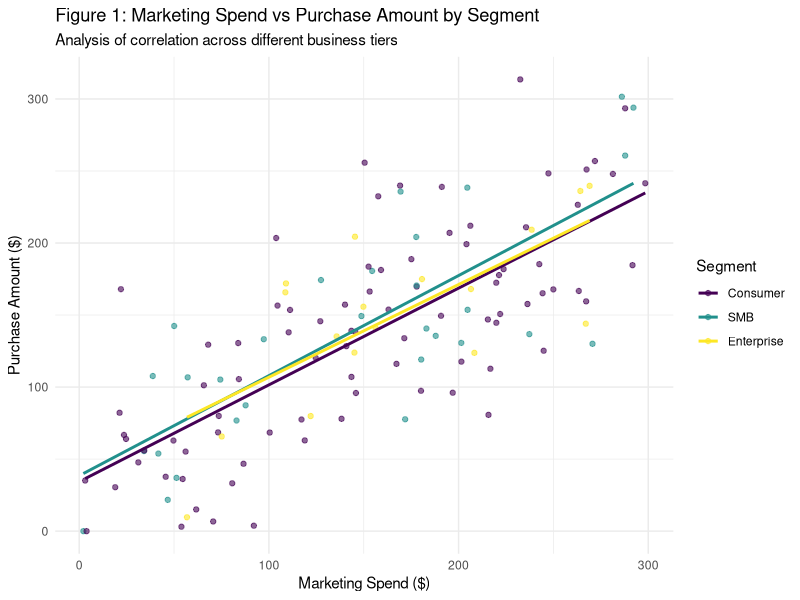
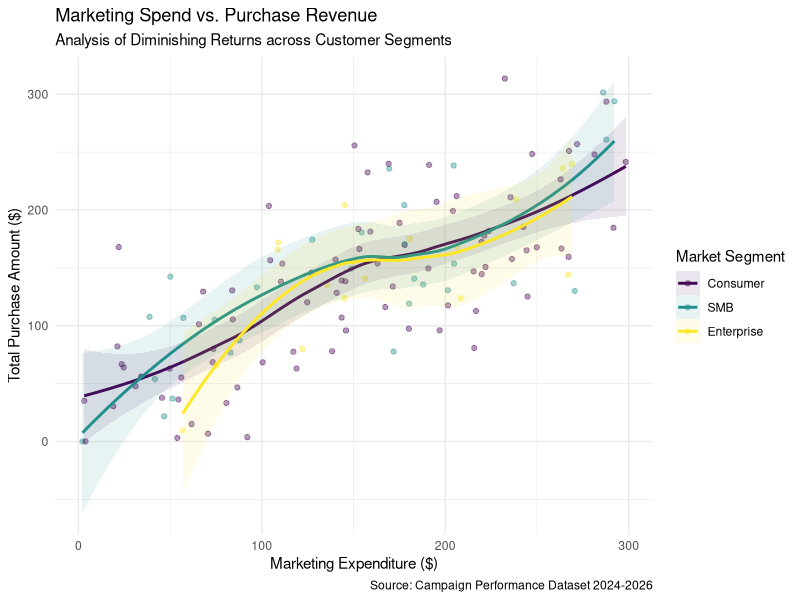

Reproduce these figures in R, in order.
## ---- chunk 1
#| label: quicklook
#| warning: false
#| message: false
#| results: "hide"


library(tidyverse)
raw <- read_csv("data/35851937_Sin Chan.csv")

head(raw)
names(raw)


## ---- chunk 2
#| label: data-cleansing

#| warning: false
#| message: false

# ============================================================
#  Data quality issues addressed:
#    1. Mixed date formats  → standardised to ISO 8601 (YYYY-MM-DD)
#    2. Missing signup_date  (9 rows)  → kept as NA
#    3. Missing purchase_amount (18 rows) → kept as NA; flag added
#    4. notes column: NaN → NA; meaningful values retained
#    5. segment → ordered factor (Consumer < SMB < Enterprise)
#    6. Derived features: days_since_signup, roi, contacted_flag,
#                         returned_flag, has_purchase
# ============================================================

# ── 0. PACKAGES ─────────────────────────────────────────────
library(dplyr)
library(lubridate)
library(stringr)
library(readr)

# ── 1. LOAD RAW DATA ────────────────────────────────────────

raw <- read_csv(
  "data/35851937_Sin Chan.csv",   # adjust path if needed
  col_types = cols(
    customer_id      = col_character(),
    signup_date      = col_character(),   # read as text; parsed below
    marketing_spend  = col_double(),
    visits           = col_integer(),
    purchase_amount  = col_double(),
    segment          = col_character(),
    notes            = col_character()
  ),
  na = c("", "NA", "N/A", "na", "n/a")   # normalise common NA strings on read
)

cat("Raw data loaded:", nrow(raw), "rows x", ncol(raw), "cols\n")


# ── 2. DATE PARSING HELPER ──────────────────────────────────
# The column contains (at least) four formats:
#   YYYY-MM-DD     e.g. "2025-06-24"
#   DD/MM/YYYY     e.g. "22/05/2025", "27/10/2024"
#   MM/DD/YYYY     e.g. "05/10/2024"  ← ambiguous; resolved via context*
#   Mon DD, YYYY   e.g. "Feb 05, 2025", "Oct 10, 2024"
#
# * DD/MM vs MM/DD is ambiguous when day <= 12. Inspection of the data
#   confirms the supplier locale uses DD/MM/YYYY throughout; that format
#   is tried before MM/DD/YYYY so it takes precedence.

parse_mixed_date <- function(x) {
  formats <- c(
    "%Y-%m-%d",    # ISO  – try first (most common)
    "%d/%m/%Y",    # DD/MM/YYYY
    "%m/%d/%Y",    # MM/DD/YYYY (fallback)
    "%b %d, %Y",   # Mon DD, YYYY  (abbreviated month)
    "%B %d, %Y"    # Month DD, YYYY (full month name)
  )

  result <- as.Date(rep(NA_character_, length(x)))

  for (fmt in formats) {
    needs_filling <- is.na(result) & !is.na(x)
    if (!any(needs_filling)) break
    parsed <- suppressWarnings(as.Date(x, format = fmt))
    result[needs_filling & !is.na(parsed)] <- parsed[needs_filling & !is.na(parsed)]
  }
  result
}


# ── 3. CLEAN ────────────────────────────────────────────────

reference_date <- as.Date("2026-03-31")   # today; used for derived fields

cleaned <- raw %>%

  # 3a. Parse signup_date
  mutate(
    signup_date = parse_mixed_date(signup_date)
  ) %>%

  # 3b. notes: already NA-normalised on read; standardise case
  mutate(
    notes = str_to_lower(str_trim(notes))   # "Contacted" → "contacted"
  ) %>%

  # 3c. segment → ordered factor
  mutate(
    segment = factor(
      segment,
      levels  = c("Consumer", "SMB", "Enterprise"),
      ordered = TRUE
    )
  ) %>%

  # 3d. Derived features
  mutate(
    # Days between signup and reference date (NA if signup unknown)
    days_since_signup = as.integer(reference_date - signup_date),

    # Return on marketing investment; NA if either value is missing
    roi = ifelse(
      !is.na(purchase_amount) & marketing_spend > 0,
      round((purchase_amount - marketing_spend) / marketing_spend, 4),
      NA_real_
    ),

    # Boolean flags derived from notes
    contacted_flag  = (!is.na(notes) & notes == "contacted"),
    returned_flag   = (!is.na(notes) & notes == "returned"),
    no_response_flag = (!is.na(notes) & notes == "no response"),

    # Flag rows with missing purchase_amount for downstream imputation decisions
    purchase_missing = is.na(purchase_amount)
  )


# ── 4. VALIDATION CHECKS ────────────────────────────────────

cat("\n", rep("=", 60), "\n")
cat(" DATA QUALITY & PERFORMANCE METRICS SUMMARY \n")
cat(rep("=", 60), "\n\n")

# 1. 數據基礎規模
cat(sprintf("%-30s : %d\n", "Total Customer Records", nrow(cleaned)))
cat(sprintf("%-30s : %d\n", "Total Analysis Variables", ncol(cleaned)))
cat("\n")

# 2. Key Performance Metrics
# Mean, Median and SD to show the distribution of the data
metrics_summary <- cleaned %>%
  summarise(
    # Marketing Expenditure
    mean_spend    = mean(marketing_spend, na.rm = TRUE),
    median_spend  = median(marketing_spend, na.rm = TRUE),
    
    # Total Purchase Amounts
    mean_purchase = mean(purchase_amount, na.rm = TRUE),
    sd_purchase   = sd(purchase_amount, na.rm = TRUE),
    
    # Platform Visit Frequency
    mean_visits   = mean(visits, na.rm = TRUE),
    max_visits    = max(visits, na.rm = TRUE),
    
    # ROI
    mean_roi      = mean(roi, na.rm = TRUE)
  )

cat("Performance Metrics (Averages & Distribution):\n")
cat(sprintf("  %-28s : $%.2f (Median: $%.2f)\n", "Avg Marketing Expenditure", metrics_summary$mean_spend, metrics_summary$median_spend))
cat(sprintf("  %-28s : $%.2f (Std Dev: %.2f)\n", "Avg Purchase Amount", metrics_summary$mean_purchase, metrics_summary$sd_purchase))
cat(sprintf("  %-28s : %.1f visits (Max: %d)\n", "Avg Visit Frequency", metrics_summary$mean_visits, metrics_summary$max_visits))
cat(sprintf("  %-28s : %.1f%%\n", "Average ROI", metrics_summary$mean_roi * 100))

# 3. 數據完整性檢查 (Missing Data)
cat("\nData Integrity Check (Missing Values):\n")
missing_counts <- colSums(is.na(cleaned))
# List out all missing value
significant_missing <- missing_counts[missing_counts > 0]
if(length(significant_missing) > 0) {
  for(i in seq_along(significant_missing)) {
    cat(sprintf("  %-28s : %d rows missing\n", names(significant_missing)[i], significant_missing[i]))
  }
} else {
  cat("  All key columns are 100% complete.\n")
}

# 4.Segment
cat("\nMarket Segment Distribution:\n")
seg_table <- table(cleaned$segment)
for(n in names(seg_table)) {
  cat(sprintf("  %-28s : %d customers\n", n, seg_table[n]))
}

cat("\n", rep("=", 60), "\n")

# ── 5. EXPORT ───────────────────────────────────────────────

write_csv(cleaned, "35851937_Sin_Chan_cleaned.csv", na = "")

## ---- chunk 3
#| label: fig-spend-vs-purchase
#| echo: false
#| warning: false

library(ggplot2)

ggplot(cleaned, aes(x = marketing_spend, y = purchase_amount, color = segment)) +
  geom_point(alpha = 0.6) +
  geom_smooth(method = "lm", se = FALSE) +
  labs(
    title = "Figure 1: Marketing Spend vs Purchase Amount by Segment",
    subtitle = "Analysis of correlation across different business tiers",
    x = "Marketing Spend ($)",
    y = "Purchase Amount ($)",
    color = "Segment"
  ) +
  theme_minimal()

## ---- chunk 4
#| label: tbl-segment-summary
#| echo: false
#| message: false

library(dplyr)
library(knitr)

segment_summary <- cleaned |>
  group_by(segment) |>
  summarise(
    `Avg Spend` = mean(marketing_spend, na.rm = TRUE),
    `Avg Purchase` = mean(purchase_amount, na.rm = TRUE),
    `Total Visits` = sum(visits, na.rm = TRUE),
    `Missing Rate (%)` = mean(purchase_missing) * 100
  ) |>
  mutate(across(where(is.numeric), ~round(., 2)))

kable(segment_summary, 
      caption = "Table 1: Summary Statistics of Campaign Performance by Segment")


## ---- chunk 5
# ── PACKAGES ────────────────────────────────────────────────
library(dplyr)
library(ggplot2)
library(knitr)
library(kableExtra)
library(scales)

# ══════════════════════════════════════════════════════════════
# ROI SUMMARY TABLE
# ══════════════════════════════════════════════════════════════

#| label: tbl-roi-summary
#| echo: false
#| warning: false
#| message: false

roi_table <- cleaned %>%
  filter(!is.na(roi)) %>%
  group_by(segment) %>%
  summarise(
    Customers          = n(),
    `Mean ROI (%)`     = paste0(round(mean(roi) * 100, 1), "%"),
    `Median ROI (%)`   = paste0(round(median(roi) * 100, 1), "%"),
    `Positive ROI (n)` = sum(roi > 0),
    `Negative ROI (n)` = sum(roi < 0),
    `% Negative ROI`   = paste0(round(mean(roi < 0) * 100, 1), "%"),
    `Mean Spend ($)`   = paste0("$", round(mean(marketing_spend), 2)),
    `Mean Purchase ($)` = paste0("$", round(mean(purchase_amount, na.rm = TRUE), 2)),
    .groups = "drop"
  ) %>%
  arrange(segment)

# Add total row
total_row <- cleaned %>%
  filter(!is.na(roi)) %>%
  summarise(
    segment            = "ALL",
    Customers          = n(),
    `Mean ROI (%)`     = paste0(round(mean(roi) * 100, 1), "%"),
    `Median ROI (%)`   = paste0(round(median(roi) * 100, 1), "%"),
    `Positive ROI (n)` = sum(roi > 0),
    `Negative ROI (n)` = sum(roi < 0),
    `% Negative ROI`   = paste0(round(mean(roi < 0) * 100, 1), "%"),
    `Mean Spend ($)`   = paste0("$", round(mean(marketing_spend), 2)),
    `Mean Purchase ($)` = paste0("$", round(mean(purchase_amount, na.rm = TRUE), 2))
  )

roi_summary <- bind_rows(roi_table, total_row)

roi_summary %>%
  kable(
    caption  = "ROI Summary Statistics by Segment",
    align    = c("l", rep("c", ncol(roi_summary) - 1)),
    booktabs = TRUE
  ) %>%
  kable_styling(
    bootstrap_options = c("striped", "hover", "condensed"),
    full_width        = FALSE,
    position          = "left"
  ) %>%
  column_spec(1, bold = TRUE) %>%
  column_spec(6, bold = TRUE,
              color = ifelse(
                as.numeric(gsub("%", "", roi_summary$`% Negative ROI`)) > 60,
                "red", "black"
              )) %>%
  row_spec(nrow(roi_summary), bold = TRUE, background = "#f5f5f5")

## ---- chunk 6
#| label: fig-diminishing-returns
#| fig-cap: "Non-linear smoothing (LOESS) identifying potential points of diminishing marginal returns in marketing spend."
#| echo: false
#| message: false
#| warning: false

library(ggplot2)

ggplot(cleaned, aes(x = marketing_spend, y = purchase_amount, color = segment, fill = segment)) +
  geom_point(alpha = 0.4) +
  geom_smooth(method = "loess", span = 0.9, se = TRUE, alpha = 0.1) + # 呢度一定要有 + 號
  labs(
    title = "Marketing Spend vs. Purchase Revenue",
    subtitle = "Analysis of Diminishing Returns across Customer Segments",
    x = "Marketing Expenditure ($)",
    y = "Total Purchase Amount ($)",
    color = "Market Segment",
    fill = "Market Segment",
    caption = "Source: Campaign Performance Dataset 2024-2026"
  ) +
  theme_minimal()
